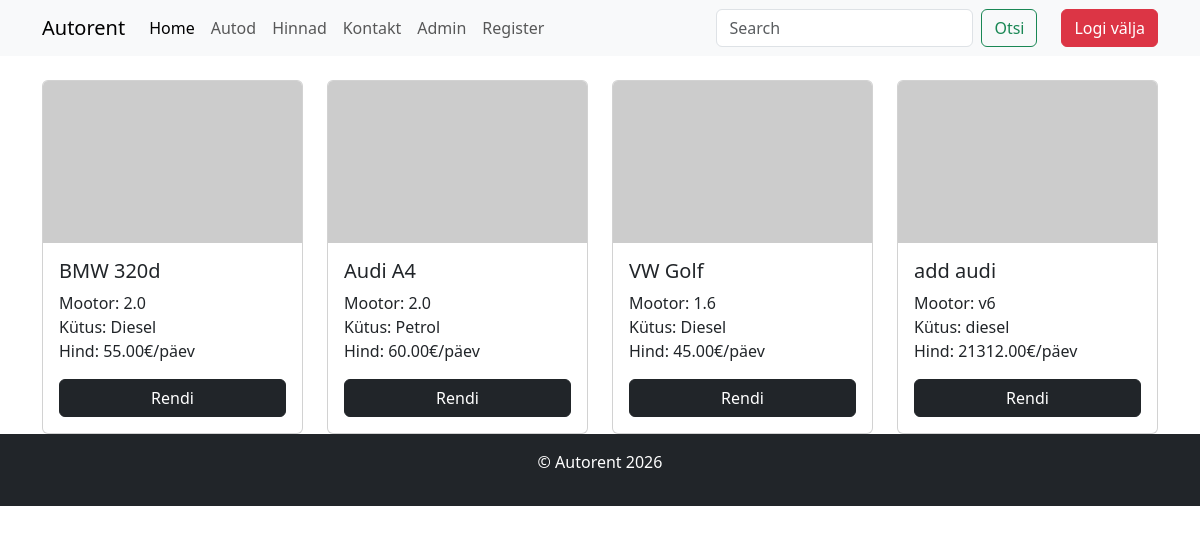
The page / on the database its author committed.
### tables this page shows
CREATE TABLE `cars` (
  `id` int(11) NOT NULL,
  `mark` varchar(100) DEFAULT NULL,
  `model` varchar(100) DEFAULT NULL,
  `engine` varchar(50) DEFAULT NULL,
  `fuel` varchar(50) DEFAULT NULL,
  `price` decimal(10,2) DEFAULT NULL,
  `image` text DEFAULT NULL,
  `year` int(11) DEFAULT NULL,
  `transmission` varchar(50) DEFAULT NULL,
  `seats` int(11) DEFAULT NULL,
  `description` text DEFAULT NULL,
  `status` varchar(50) DEFAULT NULL
);

### index.php (the view, shortened to what this page needs)
<?php include('config.php'); ?>
<?php include('header.php'); ?>
<div class="container">
    <div class="row row-cols-1 row-cols-md-4 g-4">
<?php
    $paring = "SELECT * FROM cars";
    $paring .= " LIMIT 8";
    $valjund = mysqli_query($yhendus, $paring);
    while($rida = mysqli_fetch_assoc($valjund)){
?>
    <div class="col">
        <div class="card">
        <img src="https://loremflickr.com/400/250/<?php echo str_replace(" ","", $rida["mark"]); ?>" class="card-img-top" alt="<?php echo $rida["mark"]; ?>">
        <div class="card-body">
            <h5 class="card-title"><?php echo $rida["mark"]; ?> <?php echo $rida["model"]; ?></h5>
            <p class="card-text">
                Mootor: <?php echo $rida["engine"]; ?> <br>
                Kütus: <?php echo $rida["fuel"]; ?><br>
                Hind: <?php echo $rida["price"]; ?>€/päev<br>
            </p>
            <a href="single_car.php?id=<?php echo $rida["id"]; ?>" class="btn btn-dark w-100">Rendi</a>
        </div>
        </div>
    </div>
    <?php } ?>
    </div>
</div>
  </body>
</html>
<?php include('footer.php'); ?>

### header.php (shortened to what this page needs)
<!doctype html>
<html lang="et">
  <head>
    <link href="https://cdn.jsdelivr.net/npm/bootstrap@5.3.8/dist/css/bootstrap.min.css" rel="stylesheet">
  </head>
  <body>
      <nav class="navbar navbar-expand-lg bg-body-tertiary mb-4">
  <div class="container">
    <a class="navbar-brand" href="index.php">Autorent</a>
    <div class="collapse navbar-collapse" id="navbarSupportedContent">
      <ul class="navbar-nav me-auto mb-2 mb-lg-0">
        <li class="nav-item">
          <a class="nav-link active" href="/project2/index.php">Home</a>
        </li>
        <li class="nav-item">
          <a class="nav-link" href="#">Autod</a>
        </li>
        <li class="nav-item">
          <a class="nav-link" href="#">Hinnad</a>
        </li>
        <li class="nav-item">
          <a class="nav-link" href="kalkulaator.php">Kontakt</a>
        </li>
        <li class="nav-item">
        <a class="nav-link" href="/project2/admin/index.php">Admin</a>
        </li>
        <li class="nav-item">
        <a class="nav-link" href="/project2/register.php">Register</a>
        </li>
      </ul>
      <form class="d-flex" role="search" method="get" action="index.php">
        <input class="form-control me-2" type="search" placeholder="Search" aria-label="Search" name="otsi">
        <button class="btn btn-outline-success" type="submit">Otsi</button>
      </form>
      <a href="/project2/admin/logout.php" class="ms-4 btn btn-danger">Logi välja</a>
    </div>
  </div>
</nav>

### footer.php (shortened to what this page needs)
<footer class="bg-dark text-white text-center p-3 mt-auto">
  <p>© Autorent 2026</p>
</footer>
</body>
</html>

### rows shown on the page
cars: mark "BMW", model "320d", engine "2.0", fuel "Diesel", price "55.00"
cars: mark "Audi", model "A4", engine "2.0", fuel "Petrol", price "60.00"
cars: mark "VW", model "Golf", engine "1.6", fuel "Diesel", price "45.00"
cars: mark "add", model "audi", engine "v6", fuel "diesel", price "21312.00"
